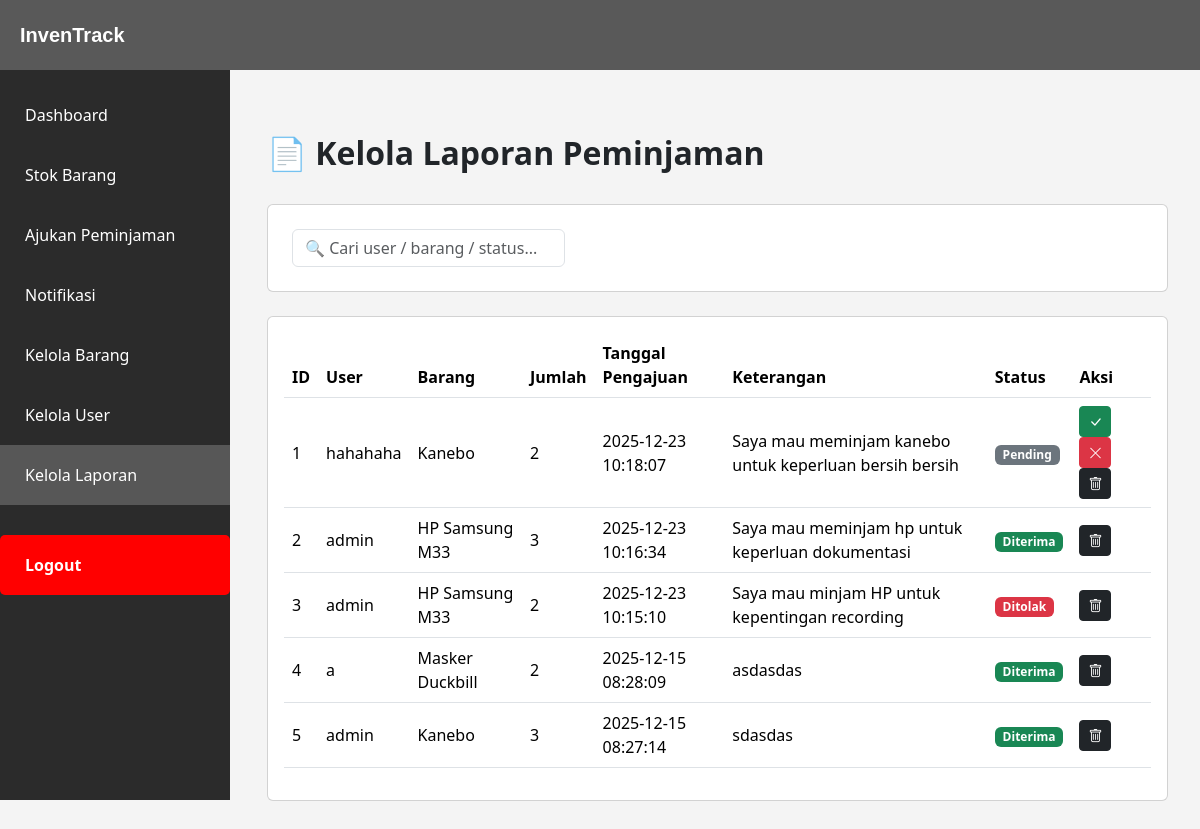
The app's page /kelola_laporan.php (signed in) with its own data.
### tables this page shows
CREATE TABLE `laporan_peminjaman` (
  `id` int NOT NULL,
  `user_id` int NOT NULL,
  `barang_id` int NOT NULL,
  `jumlah` int NOT NULL,
  `tanggal_pengajuan` datetime NOT NULL DEFAULT CURRENT_TIMESTAMP,
  `keterangan` text,
  `status` enum('pending','diterima','ditolak') NOT NULL DEFAULT 'pending',
  `keterangan_tolak` text,
  `tanggal_diterima` datetime DEFAULT NULL,
  `tanggal_ditolak` datetime DEFAULT NULL,
  `admin_id` int DEFAULT NULL
);

CREATE TABLE `users` (
  `id` int NOT NULL,
  `username` varchar(50) NOT NULL,
  `password` varchar(255) NOT NULL,
  `role` enum('admin','user') NOT NULL DEFAULT 'user',
  `created_at` datetime DEFAULT CURRENT_TIMESTAMP
);

CREATE TABLE `barang` (
  `id` int NOT NULL,
  `nama_barang` varchar(100) NOT NULL,
  `kategori_id` int DEFAULT NULL,
  `stok` int DEFAULT '0',
  `satuan` varchar(20) DEFAULT NULL,
  `created_at` timestamp NULL DEFAULT CURRENT_TIMESTAMP,
  `updated_at` timestamp NULL DEFAULT CURRENT_TIMESTAMP ON UPDATE CURRENT_TIMESTAMP,
  `is_deleted` tinyint(1) DEFAULT '0'
);

### kelola_laporan.php (the view, shortened to what this page needs)
<?php
include "layout.php";
include "config.php";
$query = mysqli_query($conn, "
    SELECT lp.*, u.username, b.nama_barang
    FROM laporan_peminjaman lp
    LEFT JOIN users u ON lp.user_id = u.id
    LEFT JOIN barang b ON lp.barang_id = b.id
    ORDER BY lp.id DESC
");
?>
<div class="container py-4">
    <div class="d-flex justify-content-between align-items-center mb-4">
        <h2 class="fw-bold">📄 Kelola Laporan Peminjaman</h2>
    </div>
    <div class="card card-custom p-4 mb-4">
        <div class="row g-3">
            <div class="col-md-4">
                <input type="text" id="searchInput" class="form-control search-box"
                    placeholder="🔍 Cari user / barang / status...">
            </div>
        </div>
    </div>
    <div class="card card-custom p-3">
        <div class="table-responsive">
            <table class="table table-hover align-middle" id="laporanTable">
                <thead>
                    <tr>
                        <th>ID</th>
                        <th>User</th>
                        <th>Barang</th>
                        <th>Jumlah</th>
                        <th>Tanggal Pengajuan</th>
                        <th>Keterangan</th>
                        <th>Status</th>
                        <th>Aksi</th>
                    </tr>
                </thead>
                <tbody>
                    <?php
                    $no = 1;
                    while ($row = mysqli_fetch_assoc($query)):
                        if ($row['status'] == "pending") {
                            $badge = "badge bg-secondary";
                        } elseif ($row['status'] == "diterima") {
                            $badge = "bg-success";
                        } else {
                            $badge = "bg-danger";
                        }
                        ?>
                        <tr>
                            <td><?= $no++ ?></td>
                            <td><?= $row['username'] ?></td>
                            <td><?= $row['nama_barang'] ?></td>
                            <td><?= $row['jumlah'] ?></td>
                            <td><?= $row['tanggal_pengajuan'] ?></td>
                            <td><?= $row['keterangan'] ?></td>
                            <td>
                                <span class="badge <?= $badge ?>">
                                    <?= ucfirst($row['status']) ?>
                                </span>
                            </td>
                            <td>
                                <?php if ($row['status'] == "pending"): ?>
                                    <a href="terima_laporan.php?id=<?= $row['id'] ?>" class="btn btn-sm btn-success"
                                        onclick="return confirm('Terima laporan ini?')">
                                        <i class="bi bi-check-lg"></i>
                                    </a>
                                    <a href="tolak_laporan.php?id=<?= $row['id'] ?>" class="btn btn-sm btn-danger"
                                        onclick="return confirm('Tolak laporan ini?')">
                                        <i class="bi bi-x-lg"></i>
                                    </a>
                                <?php endif; ?>
                                <a href="hapus_laporan.php?id=<?= $row['id'] ?>" class="btn btn-sm btn-dark"
                                    onclick="return confirm('Yakin ingin menghapus laporan ini?')">
                                    <i class="bi bi-trash"></i>
                                </a>
                            </td>
                        </tr>
                    <?php endwhile; ?>
                </tbody>
            </table>
        </div>
    </div>
</div>

### layout.php (style rules this page uses)
body { background-color: #f4f4f4; margin: 0; }

### records on screen
laporan_peminjaman: user.username "hahahaha", barang.nama_barang "Kanebo", jumlah "2", tanggal_pengajuan "2025-12-23 10:18:07", keterangan "Saya mau meminjam kanebo untuk keperluan bersih bersih", status "Pending"
laporan_peminjaman: user.username "admin", barang.nama_barang "HP Samsung M33", jumlah "3", tanggal_pengajuan "2025-12-23 10:16:34", keterangan "Saya mau meminjam hp untuk keperluan dokumentasi", status "Diterima"
laporan_peminjaman: user.username "admin", barang.nama_barang "HP Samsung M33", jumlah "2", tanggal_pengajuan "2025-12-23 10:15:10", keterangan "Saya mau minjam HP untuk kepentingan recording", status "Ditolak"
laporan_peminjaman: user.username "a", barang.nama_barang "Masker Duckbill", jumlah "2", tanggal_pengajuan "2025-12-15 08:28:09", keterangan "asdasdas", status "Diterima"
laporan_peminjaman: user.username "admin", barang.nama_barang "Kanebo", jumlah "3", tanggal_pengajuan "2025-12-15 08:27:14", keterangan "sdasdas", status "Diterima"
